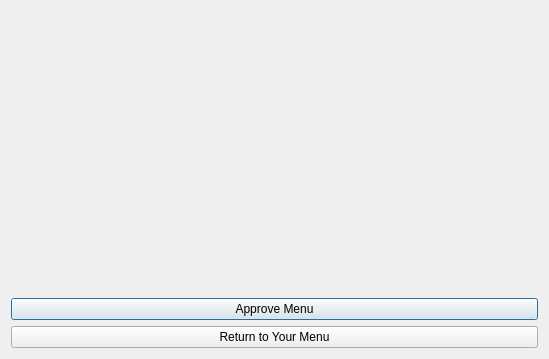
<?xml version="1.0" encoding="UTF-8"?>
<ui version="4.0">
 <class>approveMenu</class>
 <widget class="QDialog" name="approveMenu">
  <property name="geometry">
   <rect>
    <x>0</x>
    <y>0</y>
    <width>549</width>
    <height>359</height>
   </rect>
  </property>
  <property name="windowTitle">
   <string>Dialog</string>
  </property>
  <layout class="QHBoxLayout" name="horizontalLayout">
   <item>
    <layout class="QVBoxLayout" name="verticalLayout_items"/>
   </item>
   <item>
    <layout class="QVBoxLayout" name="verticalLayout_2">
     <item>
      <widget class="QLabel" name="label_icon">
       <property name="text">
        <string/>
       </property>
      </widget>
     </item>
     <item>
      <spacer name="verticalSpacer">
       <property name="orientation">
        <enum>Qt::Vertical</enum>
       </property>
       <property name="sizeHint" stdset="0">
        <size>
         <width>20</width>
         <height>40</height>
        </size>
       </property>
      </spacer>
     </item>
     <item>
      <widget class="QPushButton" name="pushButton_approve">
       <property name="text">
        <string>Approve Menu</string>
       </property>
      </widget>
     </item>
     <item>
      <widget class="QPushButton" name="pushButton_return">
       <property name="text">
        <string>Return to Your Menu</string>
       </property>
      </widget>
     </item>
    </layout>
   </item>
  </layout>
 </widget>
 <resources/>
 <connections/>
</ui>
